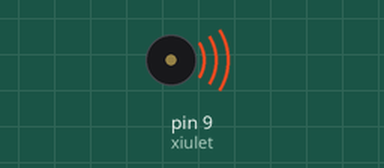
A sketch run on a simulated Arduino Uno, built with avr-gcc and run on an emulated ATmega328P. On the bench: buzzer (waves = sounding).

Above: at 0.7 s.
At 8.0 s:
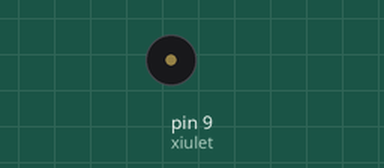
Timing chart, 0 to 13.0 s (numbered marks = the images above):
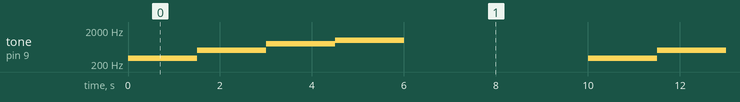

Measured:
- by itself, tone on pin 9 (xiulet): repeats every 10.0 s: 500 Hz 1.5 s, 800 Hz 1.5 s, 1000 Hz 1.5 s, silent 4.0 s, 300 Hz 1.5 s

The sketch:

Exercici003.ino
```cpp
/****************************************************************
 **                                                            **
 **                           SIRENA                           **
 **                                                            **
 **                         Exercici 3                         **
 **                                                            **
 **  NOM: David Casas                        DATA: 17/01/2022  **
 ***************************************************************/
 //**************************INCLUDE*****************************


 //*************************VARIABLES****************************
const byte xiulet = 9;        // donar nom al pin 9 de l’Arduino
unsigned long temps = 4000;
int state = 0;
 //***************************SETUP******************************

void setup() {             // configura el final de salida
pinMode (xiulet, OUTPUT);  // definir el pin 9 com una sortida

}
 //***************************LOOP*******************************

void loop() {             // incia el bucle del programa
state++;
  if (state==6){
  state = 1;
  }
    switch (state)
    {
      case 1:
      tone (xiulet, 300);
      delay (1500);
      break;

      case 2:
      tone (xiulet, 500);
      delay (1500);
      break;

      case 3:
      tone (xiulet, 800);
      delay (1500);
      break;

      case 4:
      tone (xiulet, 1000, 1500);
      delay (1500);
      break;

      case 5:
      delay (temps);
      break;
    }
}
 //*************************FUNCIONS*****************************
```
